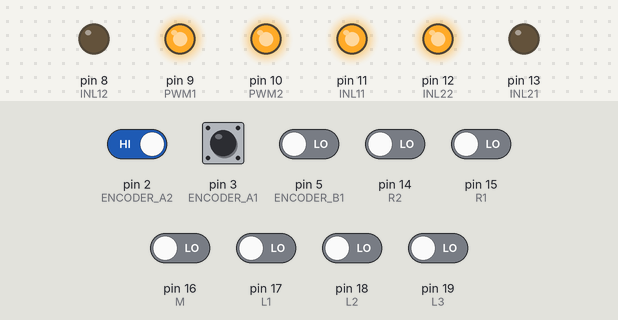
A sketch run on a simulated Arduino Uno, built with avr-gcc and run on an emulated ATmega328P. Parts: output pins drawn as LEDs (lit = HIGH). The inputs (shaded band) are chosen by the test bench; at power-on: pin 2 (ENCODER_A2), pin 3 (ENCODER_A1) HIGH, pin 5 (ENCODER_B1), pin 14 (R2), pin 15 (R1), pin 16 (M), pin 17 (L1), pin 18 (L2), pin 19 (L3) LOW. What the sketch prints to the serial monitor is not drawn.

Above: at 1.2 s.
1.3 s: pin 19 (L3) driven HIGH
At 2.2 s:
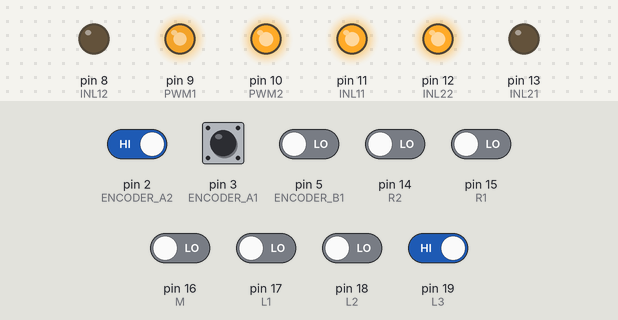
7.3 s: pin 3 (ENCODER_A1) driven LOW
At 8.1 s:
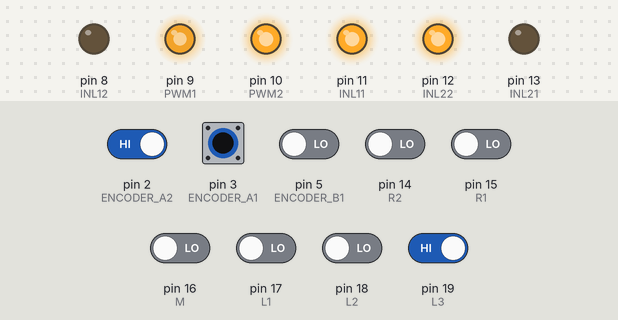
10.3 s: pin 3 (ENCODER_A1) pulsed HIGH 5 times (0.12 s each, 0.3 s apart)
At 10.53 s:
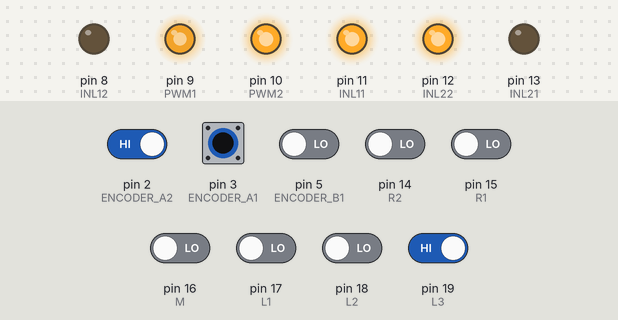
14.8 s: pin 3 (ENCODER_A1) driven HIGH and pin 5 (ENCODER_B1) driven HIGH
At 15.2 s:
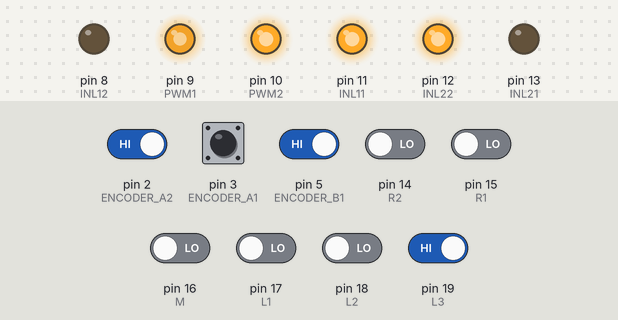
Timing chart, 0 to 17.8 s (numbered marks = the images above; inputs shaded):
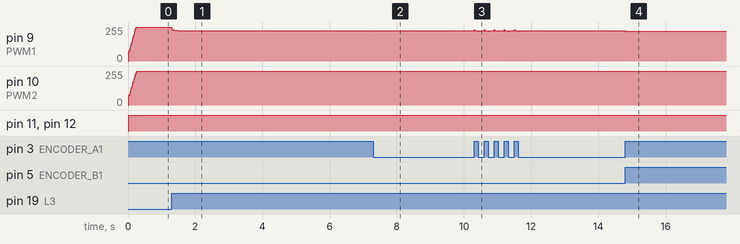

Measured:
- after the input at 1.3 s, pin 9 (PWM1): 255/255 → 229/255 at once, → 228/255 0.18 s later
- after the input at 7.3 s, pin 9 (PWM1): 228/255 → 227/255 at once
- after the input at 10.3 s, pin 9 (PWM1): 227/255 → 233/255 at once, then repeats every 0.30 s: 228/255 0.10 s, 222/255 0.02 s, 227/255 0.16 s, 233/255 0.02 s, until it stays 227/255 from 11.6 s
- after the input at 14.8 s, pin 9 (PWM1): 227/255 → 225/255 at once

The sketch:

1-20201219.ino
```cpp
#include<MsTimer2.h>//定时器库的头文件
//函数声明
void control_lr(void);
void control_inital(void);
void control(void);
void infrared(void);
int pidController1( float targetVelocity, float currentVelocity);
int pidController2(float targetVelocity, float currentVelocity);
void getEncoder1(void);
void getEncoder2(void);
//定义管脚
//左电机
#define ENCODER_A1 3
#define ENCODER_B1 5
#define PWM1 9
#define INL11 11
#define INL12 8
//右电机
#define ENCODER_A2 2
#define ENCODER_B2 4
#define PWM2 10
#define INL21 13
#define INL22 12
//左红外
#define L1 17
#define L2 18
#define L3 19
//中红外
#define M 16
//右红外
#define R3 0
#define R2 14
#define R1 15

//Kp = 11, Ti = 49, Td = 3; l
//Kp = 11, Ti = 52, Td = 4; r
//定义PID&&PERIOD常值
#define PERIOD 20
#define Kp1 11
#define Ti1 49
#define Td1 2
#define Kp2 11
#define Ti2 52
#define Td2 4
//速度相关
float V = 10; //基础速度
float target1 = 8, t1; //左保守
float target2 = 8, t2; //右速度
//全局变量
volatile long encoderVal1;//编码器1值
float velocity1;//转速1
volatile long encoderVal2;//编码器2值
float velocity2;//转速2
float T = PERIOD;
float q01 = Kp1 * (1 + T / Ti1 + Td1 / T);
float q11 = -Kp1 * (1 + 2 * Td1 / T);
float q21 = Kp1 * Td1 / T;
float q02 = Kp2 * (1 + T / Ti2 + Td2 / T);
float q12 = -Kp2 * (1 + 2 * Td2 / T);
float q22 = Kp2 * Td2 / T;
float u1=0, ek11, ek12;
float u2=0, ek21, ek22;
//红外相关
int item[8] = {0};//红外线数据
int sum;
/*
  void control_lr(void)
  {
  infrared();
  sum = 0;
  for (int i = 1; i < 8; i++)
    sum += item[i];
  if (sum > 2)
  {
    if ((item[1] + item[2] + item[3] >= 2) || (item[5] + item[6] + item[7] >= 2))
    {
      if (item[1] + item[2] + item[3] >= 2)
      {
        target1 = 0; target2 = V * 0.2;
      }
      else
      {
        target2 = 0; target1 = V * 0.2;
      }
    }
  }
  else
  {
    if (sum == 0)
    {

    }
    else
    {
      if (item[4])
      { //直走
        if (item[3] || item[5])
        {
          if (item[3])
          {
            target1 = V * 0.8; target2 = V * 1;
          }
          else
          {
            target1 = V * 1; target2 = V * 0.8;
          }
        }
        else
        {
          target1 = V; target2 = V;
        }
      }
      else
      {
        if (item[3])
        {
          target1 = 0.8 * V; target2 = 0.9 * V;
        }
        if (item[5])
        {
          target1 = 0.9 * V; target2 = 0.8 * V;
        }
        if (item[2])
        {
          target1 = 0.4 * V; target2 = 0.6 * V;
        }
        if (item[6])
        {
          target1 = 0.6 * V; target2 = 0.4 * V;
        }
        if (item[1])
        {
          target1 = 0.2 * V; target2 = 0.5 * V;
        }
        if (item[7])
        {
          target1 = 0.5 * V; target2 = 0.2 * V;
        }
      }
    }

  }
  target1 = target1 * 0.6 + t1 * 0.4;
  target2 = target2 * 0.6 + t2 * 0.4;
  t1 = target1;
  t2 = target2;
  }
*/
//马远远的
void control_lr(void)
{

  infrared();
  sum = 0;
  for (int i = 1; i < 8; i++)
  {
    sum += item[i];
  }
  if (sum > 2) { //直角转弯
    if (sum == 7)
    {
       target1 = V;
       target2 = V;
    }
    else if ((item[1] + item[2] + item[3] >= 2) || (item[5] + item[6] + item[7] >= 2))
    {
      if (item[1] + item[2] + item[3] >= 2)
      {
        target1 = 0; target2 = V * 0.2;
      }
      else
      {
        target2 = 0; target1 = V * 0.2;
      }
    }
  }
  else
  {
    if (sum == 0)
    {
      ;
    }
    else
    {
      if (digitalRead(M) == HIGH)
      {
        target1 = V;
        target2 = V;
      }
       else if (digitalRead(R1) == HIGH) //直线保持
      {
        target1 = V * 0.9;
        target2 = V * 0.7;
      }
      else if (digitalRead(L1) == HIGH) //直线保持
      {
        target1 = V * 0.7;
        target2 = V * 0.9;
      }
      else if (digitalRead(R2) == HIGH) //稍微右转
      {
        target1 = V * 0.8;
        target2 = V * 0.4;
      }
      else if (digitalRead(L2) == HIGH) //稍微左转
      {
        target1 = V * 0.4;
        target2 = V * 0.8;
      }
      else if (digitalRead(R3) == HIGH) //小弯右转
      {
        target1 = V * 0.7;
        target2 = V * 0;
      }
      else if (digitalRead(L3) == HIGH) //小弯左转
      {
        target1 = V * 0;   //之前是0.3
        target2 = V * 0.7;
      }
    }
  }
  target1 = target1 * 0.5 + t1 * 0.5;
  target2 = target2 * 0.5 + t2 * 0.5;
  t1 = target1;
  t2 = target2;
  //Serial.println(t1);
}

/*
  void control_lr(void)
  {
  infrared();
  sum=0;
  for(int i=1;i<8;i++)
    sum+=item[i];

  if(sum>2){//直角转弯
    if((item[1]+item[2]+item[3]>=2)||(item[5]+item[6]+item[7]>=2))
    {
      if(item[1]+item[2]+item[3]>=2)
      {
        target1=0;target2=V*0.2;
      }
      else
      {
        target2=0;target1=V*0.2;
      }
    }
  }
  else
  {
    if(item[4])
    {//直走
      if(item[3]||item[5])
      {
        if(item[3])
        {
          target1=V*0.8;target2=V*1;
        }
        else
        {
          target1=V*1;target2=V*0.8;
        }
      }
      else
      {
        target1=V;target2=V;
      }
    }
    else
    {
      if(item[1])
      {
        target1=0.2*V;target2=0.5*V;
      }
      if(item[7])
      {
        target1=0.5*V;target2=0.2*V;
      }
      if(item[2])
      {
        target1=0.4*V;target2=0.6*V;
      }
      if(item[6])
      {
        target1=0.6*V;target2=0.4*V;
      }
      if(item[3])
      {
        target1=0.6*V;target2=0.8*V;
      }
      if(item[5])
      {
        target1=0.6*V;target2=0.8*V;
      }
    }
  }
  // target1 = target1 * 0.6 + t1 * 0.4;
  //target2 = target2 * 0.6 + t2 * 0.4;
  //t1 = target1;
  //t2 = target2;
  }
*/
void control(void)
{
  control_lr();
  control_inital();
}
void setup()
{
  //9, 10两个管脚的PWM由定时器TIMER1产生，这句程序改变PWM的频率，勿删
  TCCR1B = TCCR1B & B11111000 | B00000001 ;
  pinMode( ENCODER_A1, INPUT);
  pinMode( ENCODER_B1, INPUT);
  pinMode( ENCODER_A2, INPUT);
  pinMode( ENCODER_B2, INPUT);
  pinMode(PWM1, OUTPUT);
  pinMode(PWM2, OUTPUT);
  pinMode(INL11, OUTPUT);
  pinMode(INL12, OUTPUT);
  pinMode(INL21, OUTPUT);
  pinMode(INL22, OUTPUT);
  attachInterrupt(1, getEncoder1, CHANGE);
  attachInterrupt(0, getEncoder2, CHANGE);
  Serial.begin (9600);
  MsTimer2::set(PERIOD, control);
  MsTimer2::start();
}
void loop()
{
  //撰写代码，使其能够通过“串口绘图器”观察速度波形

    Serial.print ("velocity1: ");
    Serial.print (velocity1);
    Serial.print ("     velocity2: ");
    Serial.print (velocity2);
    Serial.print("\r\n");


  /*infrared();
    for (int i = 0; i < 7; i++)
    {
    Serial.print(item[i]);
    Serial.print(" ");
    }
    Serial.println();*/


}
void infrared(void)
{
  item[1] = (digitalRead(L3) == HIGH);
  item[2] = (digitalRead(L2) == HIGH);
  item[3] = (digitalRead(L1) == HIGH);
  item[4] = (digitalRead(M) == HIGH);
  item[5] = (digitalRead(R1) == HIGH);
  item[6] = (digitalRead(R2) == HIGH);
  item[7] = (digitalRead(R3) == HIGH);
}
int pidController1( float targetVelocity, float currentVelocity)
{
  float ek10;
  ek10 = targetVelocity - currentVelocity;
  u1 = u1 + q01 * ek10 + q11 * ek11 + q21 * ek12;
  if (u1 > 255)
    u1 = 255;
  if (u1 < -255)
    u1 = -255;
  ek12 = ek11;
  ek11 = ek10;
  return (int)u1;
}
int pidController2(float targetVelocity, float currentVelocity)
{
  float ek20;
  ek20 = targetVelocity - currentVelocity;
  u2 = u2 + q02 * ek20 + q12 * ek21 + q22 * ek22;
  if (u2 > 255)
    u2 = 255;
  if (u2 < -255)
    u2 = -255;
  ek22 = ek21;
  ek21 = ek20;
  return (int)u2;
}
void getEncoder1(void)
{
  if (digitalRead(ENCODER_A1) == LOW)
  {
    if (digitalRead(ENCODER_B1) == LOW)
      encoderVal1--;
    else
      encoderVal1++;
  }
  else
  {
    if (digitalRead(ENCODER_B1) == LOW)
      encoderVal1++;
    else
      encoderVal1--;
  }
}
void getEncoder2(void)
{
  if (digitalRead(ENCODER_A2) == LOW)
  {
    if (digitalRead(ENCODER_B2) == LOW)
      encoderVal2--;
    else
      encoderVal2++;
  }
  else
  {
    if (digitalRead(ENCODER_B2) == LOW)
      encoderVal2++;
    else
      encoderVal2--;
  }
}
void control_inital(void)
{
  velocity1 = (encoderVal1 / 780.0) * 3.1415 * 2.0 * (1000 / PERIOD);
  encoderVal1 = 0;
  int output1 = pidController1(-target1, velocity1);
  if (output1 > 0)
  {
    digitalWrite(INL11, LOW);
    digitalWrite(INL12, HIGH);
    analogWrite(PWM1, output1);
  }
  else
  {
    digitalWrite(INL11, HIGH);
    digitalWrite(INL12, LOW);
    analogWrite(PWM1, abs(output1));
  }

  velocity2 = (encoderVal2 / 780.0) * 3.1415 * 2.0 * (1000 / PERIOD);
  encoderVal2 = 0;
  int output2 = pidController2(target2, velocity2);
  if (output2 > 0)
  {
    digitalWrite(INL21, LOW);
    digitalWrite(INL22, HIGH);
    analogWrite(PWM2, output2);
  }
  else
  {
    digitalWrite(INL21, HIGH);
    digitalWrite(INL22, LOW);
    analogWrite(PWM2, abs(output2));
  }
}
```
